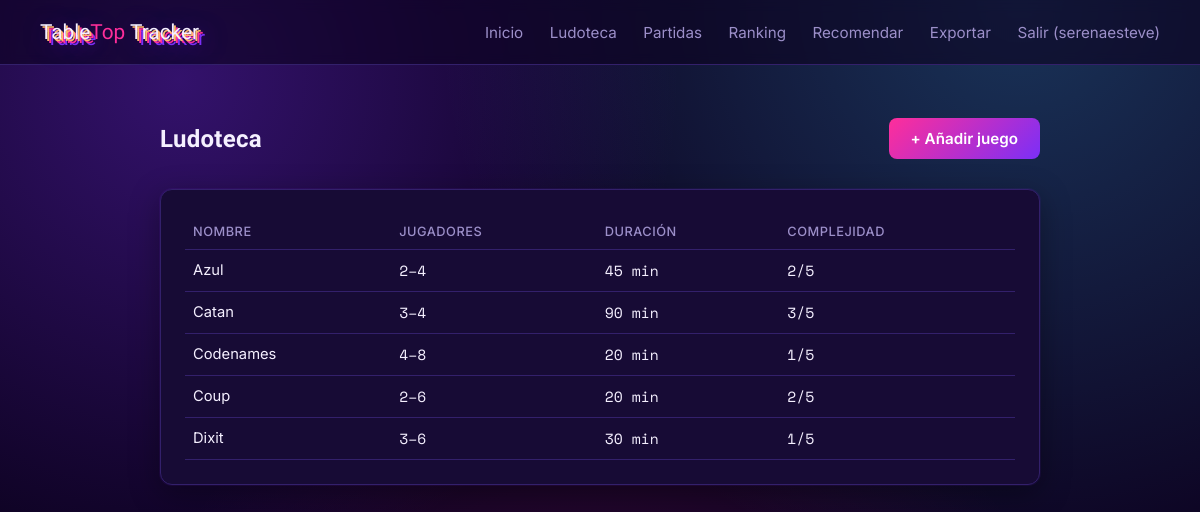
Page /games (signed in) on the committed database.
### tables this page shows
CREATE TABLE users (
    id INTEGER PRIMARY KEY AUTOINCREMENT,
    username TEXT UNIQUE NOT NULL,
    password_hash TEXT NOT NULL,
    elo REAL NOT NULL DEFAULT 1200,
    created_at TEXT NOT NULL DEFAULT (datetime('now'))
);

CREATE TABLE games (
    id INTEGER PRIMARY KEY AUTOINCREMENT,
    name TEXT NOT NULL,
    min_players INTEGER NOT NULL DEFAULT 2,
    max_players INTEGER NOT NULL DEFAULT 4,
    avg_duration_minutes INTEGER NOT NULL DEFAULT 60,
    complexity INTEGER NOT NULL DEFAULT 3, -- 1 (ligero) a 5 (pesado)
    notes TEXT,
    created_by INTEGER,
    created_at TEXT NOT NULL DEFAULT (datetime('now')),
    FOREIGN KEY (created_by) REFERENCES users(id)
);

### app.py (the view)
@app.route("/games")
@login_required
def games_list():
    db = get_db()
    games = db.execute("SELECT * FROM games ORDER BY name").fetchall()
    return render_template("games.html", games=games)

### app.py (called while the page is built)
def get_db():
    if "db" not in g:
        g.db = sqlite3.connect(DATABASE)
        g.db.row_factory = sqlite3.Row
    return g.db

@login_manager.user_loader
def load_user(user_id):
    db = get_db()
    row = db.execute("SELECT * FROM users WHERE id = ?", (user_id,)).fetchone()
    return User(row) if row else None

### templates/games.html (shortened to what this page needs)
{% extends "base.html" %}
{% block content %}
<div style="display:flex;justify-content:space-between;align-items:center;margin-bottom:16px;">
  <h2>Ludoteca</h2>
  <a href="{{ url_for('games_new') }}" class="btn">+ Añadir juego</a>
</div>
<div class="card">
  {% if games %}
  <table>
    <tr><th>Nombre</th><th>Jugadores</th><th>Duración</th><th>Complejidad</th></tr>
    {% for g in games %}
    <tr>
      <td>{{ g.name }}</td>
      <td class="num">{{ g.min_players }}–{{ g.max_players }}</td>
      <td class="num">{{ g.avg_duration_minutes }} min</td>
      <td class="num">{{ g.complexity }}/5</td>
    </tr>
    {% endfor %}
  </table>
  {% else %}
  <p style="color:var(--muted);">Todavía no hay juegos. Añade el primero.</p>
  {% endif %}
</div>
{% endblock %}

### templates/base.html (shortened to what this page needs)
<!doctype html>
<html lang="es">
<head>
  <link rel="stylesheet" href="{{ url_for('static', filename='css/style.css') }}">
</head>
<body>
  {% if current_user.is_authenticated %}
  <div class="topbar">
    <div class="brand">Table<span>Top</span> Tracker</div>
    <nav class="nav">
      <a href="{{ url_for('dashboard') }}">Inicio</a>
      <a href="{{ url_for('games_list') }}">Ludoteca</a>
      <a href="{{ url_for('matches_list') }}">Partidas</a>
      <a href="{{ url_for('ranking') }}">Ranking</a>
      <a href="{{ url_for('recommend') }}">Recomendar</a>
      <a href="{{ url_for('export_csv') }}">Exportar</a>
      <a href="{{ url_for('logout') }}">Salir ({{ current_user.username }})</a>
    </nav>
  </div>
  {% endif %}
  <div class="container">
    {% block content %}{% endblock %}
  </div>
</body>
</html>

### static/css/style.css (style rules this page uses)
:root { --bg: #0d0221; --bg-elevated: #170b35; --neon-pink: #FF2E9A; --neon-purple: #7B2FF7; --neon-cyan: #3EC6FF; --neon-gold: #FFB86B; --text: #F5F0FF; --muted: #9C8FC9; --border: #33206b; }
* { box-sizing: border-box; }
body { margin: 0; min-height: 100vh; color: var(--text); font-family: 'Inter', sans-serif; background-color: var(--bg); background-image: radial-gradient(circle at 15% 10%, rgba(123,47,247,0.35), transparent 40%), radial-gradient(circle at 85% 0%, rgba(62,198,255,0.25), transparent 45%), radial-gradient(circle at 50% 100%, rgba(255,46,154,0.18), transparent 50%); background-attachment: fixed; }
h1, h2, h3 { font-family: 'Baloo 2', sans-serif; font-weight: 700; letter-spacing: 0.01em; }
.brand, .stacked { font-family: 'Archivo Black', sans-serif; color: var(--text); text-shadow: 2px 2px 0 var(--neon-gold), 4px 4px 0 var(--neon-pink), 6px 6px 0 var(--neon-purple), 6px 6px 24px rgba(123,47,247,0.55); }
.numeric, .elo, table td.num { font-family: 'Space Mono', monospace; }
a { color: var(--neon-cyan); text-decoration: none; }
.topbar { display: flex; justify-content: space-between; align-items: center; padding: 20px 40px; border-bottom: 1px solid var(--border); background: rgba(13,2,33,0.6); backdrop-filter: blur(6px); }
.brand { font-size: 1.3rem; }
.brand span { color: var(--neon-pink); text-shadow: none; }
.nav a { color: var(--muted); margin-left: 22px; font-size: 0.95rem; }
.container { max-width: 960px; margin: 0 auto; padding: 40px; }
.card { background: var(--bg-elevated); border: 1px solid var(--border); border-radius: 12px; padding: 24px; margin-bottom: 20px; box-shadow: 0 0 0 1px rgba(123,47,247,0.08), 0 8px 30px rgba(0,0,0,0.35); }
button, .btn { background: linear-gradient(135deg, var(--neon-pink), var(--neon-purple)); color: #fff; border: none; padding: 11px 22px; border-radius: 8px; font-weight: 600; cursor: pointer; font-family: 'Inter', sans-serif; font-size: 0.95rem; display: inline-block; box-shadow: 0 0 0 rgba(255,46,154,0); transition: box-shadow 0.2s ease, transform 0.15s ease; }
table { width: 100%; border-collapse: collapse; }
th, td { padding: 10px 8px; border-bottom: 1px solid var(--border); text-align: left; font-size: 0.92rem; }
th { color: var(--muted); font-weight: 500; font-size: 0.8rem; text-transform: uppercase; letter-spacing: 0.04em; }

### rows in the picture
users: username "serenaesteve"
games: name "Azul", min_players "2", max_players "4", avg_duration_minutes "45", complexity "2"
games: name "Catan", min_players "3", max_players "4", avg_duration_minutes "90", complexity "3"
games: name "Codenames", min_players "4", max_players "8", avg_duration_minutes "20", complexity "1"
games: name "Coup", min_players "2", max_players "6", avg_duration_minutes "20", complexity "2"
games: name "Dixit", min_players "3", max_players "6", avg_duration_minutes "30", complexity "1"
